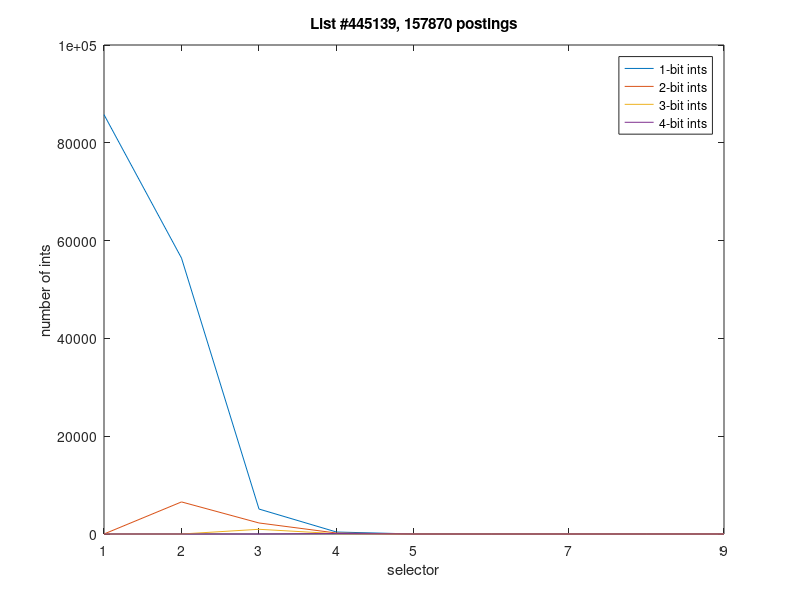

Source code (MATLAB):
list445139 = csvread('list445139.csv');

listnumber = list445139(1,1)
length = list445139(2,1)

rawbitwidths = list445139(4:34,:);



% row 44 is start of 1 bit list
% rown 286 is end of 28 bit list


%**************************************
%*** plot where n-bit ints went *******
%**************************************
bitsbyselector = list445139(44:286,:);
bitwidth1 = bitsbyselector(1:9,2)
bitwidth2 = bitsbyselector(10:18,2)
bitwidth3 = bitsbyselector(19:27,2)
bitwidth4 = bitsbyselector(28:36,2)

selectors = (1:9)

plot(selectors, bitwidth1, selectors, bitwidth2, selectors, bitwidth3, selectors, bitwidth4)
xlabel('selector')
ylabel('number of ints')
title('List #445139, 157870 postings')
legend('1-bit ints','2-bit ints','3-bit ints','4-bit ints')



axis([1 9 0 100000])

xticks([1 2 3 4 5 7 9 14])
  
%*************************************
%**** plot how selectors were used ***
%*************************************
selectorbybits = list445139(287:end,:);

selector1 = selectorbybits(2:28,2);
selector2 = selectorbybits(30:56,2);
selector3 = selectorbybits(58:84,2);
selector4 = selectorbybits(86:112,2);
selector5 = selectorbybits(114:140,2);
selector7 = selectorbybits(142:168,2);
selector9 = selectorbybits(170:196,2);
selector14 = selectorbybits(198:224,2);
selector28 = selectorbybits(226:252,2);
fls = (1:27);

%plot(fls, selector1, fls, selector2, fls, selector3, ...
%     fls, selector4, fls, selector5)
%xlabel('bit width')
%ylabel('number of ints')
%title('List #445139, 157870 postings')
%  legend({'1 bit selector', '2 bit selector','3 bit selector','4 bit selector','5 bit selector'})

%axis([1 5 0 80000])
